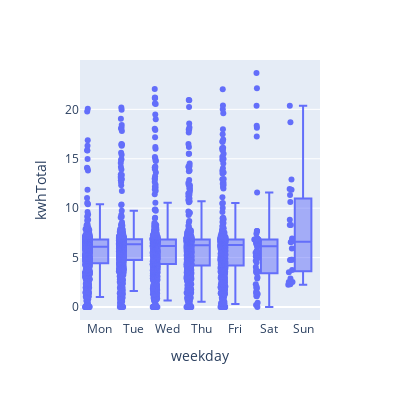

The notebook cell this image was saved under:
### Code cell
# plotly + boxplot
weekday_order = {
    'weekday': ['Mon', 'Tue', 'Wed', 'Thu', 'Fri', 'Sat', 'Sun']
} # 딕셔너리 형태로 들어가야함.

px.box(data_frame=car_df, x='weekday',y = 'kwhTotal',width=400,height=400, points ='all'
       , category_orders=weekday_order)

### Figure 1 — Plotly figure (JSON) as saved in the notebook; plotly's stock layout.template omitted (floating-point values rounded to 4 significant figures; data arrays with more than 128 entries replaced by an {"elided": "..."} marker saying what was removed)
{"data": [{"alignmentgroup": "True", "boxpoints": "all", "hovertemplate": "weekday=%{x}<br>kwhTotal=%{y}<extra></extra>", "legendgroup": "", "marker": {"color": "#636efa"}, "name": "", "notched": false, "offsetgroup": "", "orientation": "v", "showlegend": false, "type": "box", "x": {"elided": "3395 str values"}, "x0": " ", "xaxis": "x", "y": {"elided": "3395 float values"}, "y0": " ", "yaxis": "y"}], "layout": {"boxmode": "group", "height": 400, "legend": {"tracegroupgap": 0}, "margin": {"t": 60}, "width": 400, "xaxis": {"anchor": "y", "categoryarray": ["Mon", "Tue", "Wed", "Thu", "Fri", "Sat", "Sun"], "categoryorder": "array", "domain": [0, 1], "title": {"text": "weekday"}}, "yaxis": {"anchor": "x", "domain": [0, 1], "title": {"text": "kwhTotal"}}}}
